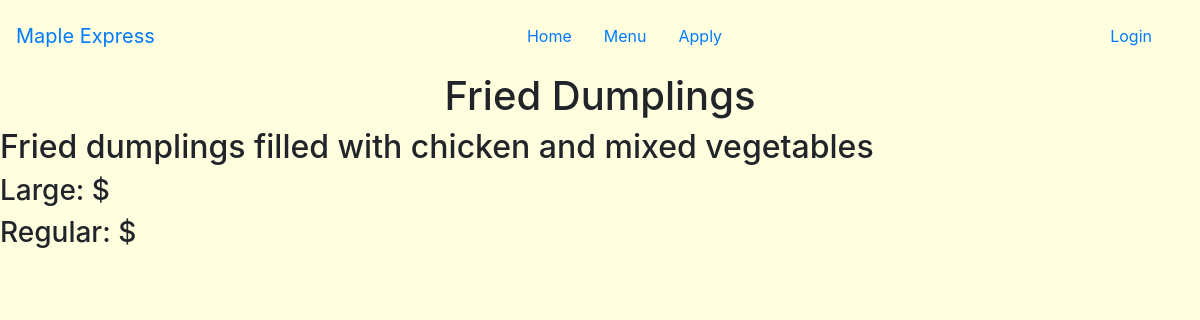
The page /detail_menu/2 on the database its author committed.
### maple/models.py (models this page shows, shortened)
class Menu(models.Model):
    name = models.CharField(max_length=200)
    description = models.CharField(max_length=500)
    one = models.DecimalField(decimal_places=2, max_digits=4)
    three = models.DecimalField(decimal_places=2, max_digits=4)
    six = models.DecimalField(decimal_places=2, max_digits=4)
    image = models.ImageField(upload_to='images', default="https://www.takeoutlist.com/assets/images/food_default.png")

### maple/views.py (the view)
# urls.py: path('detail_menu/<int:menu_id>', views.menu_detail, name="menu_detail"),
def menu_detail(request, menu_id):
    item = Menu.objects.get(pk=menu_id)
    return render(request, 'maple/menu_detail.html', {'menu': item})

### maple/templates/maple/menu_detail.html (shortened to what this page needs)
{% extends 'maple/base.html' %}
{% block body %}
    <h1>{{ menu.name }}</h1>
    <h2>{{ menu.description }}</h2>
    <h3>Large: ${{ menu.large }}</h3>
    <h3>Regular: ${{ menu.regular }}</h3>
{% endblock %}

### maple/static/maple/style.css (style rules this page uses)
body { background: #FFFFE0 !important; }
h1 { text-align: center; }

### rows shown on the page
Menu: name "Fried Dumplings", description "Fried dumplings filled with chicken and mixed vegetables"
